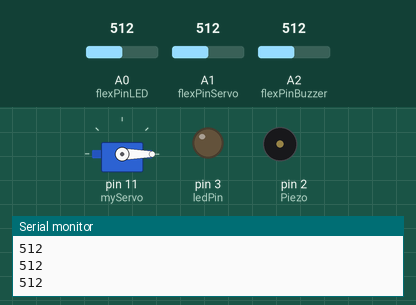
Simulated run of this sketch. Board: Arduino Uno, built with avr-gcc and run on an emulated ATmega328P. Shown: servo, output pins drawn as LEDs (lit = HIGH), buzzer (waves = sounding), the last lines printed to the serial monitor. The inputs (shaded band) are chosen by the test bench; at power-on: A2 (flexPinBuzzer) = 512, A0 (flexPinLED) = 512, A1 (flexPinServo) = 512.

Above: at 1.2 s.
1.3 s: A2 (flexPinBuzzer) set to 879
2.8 s: A2 (flexPinBuzzer) set to 901
At 5.2 s:
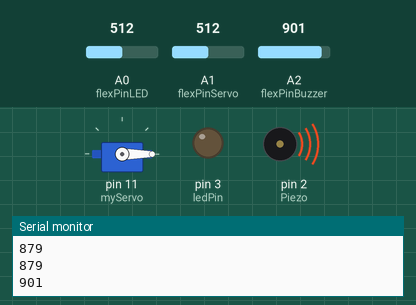
5.8 s: A0 (flexPinLED) set to 877
8.8 s: A0 (flexPinLED) set to 906
11.8 s: A1 (flexPinServo) set to 879
At 14.4 s:
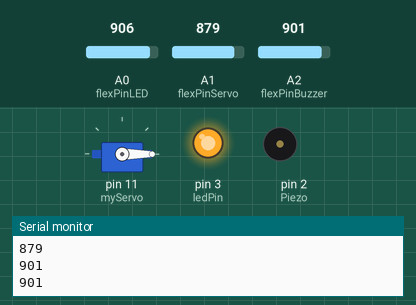
14.8 s: A1 (flexPinServo) set to 906
At 21.7 s:
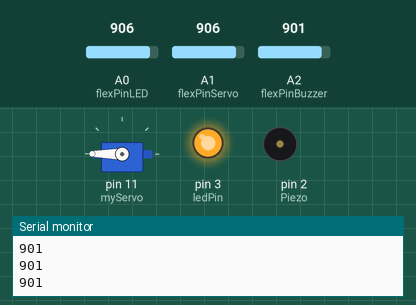
At 34.4 s:
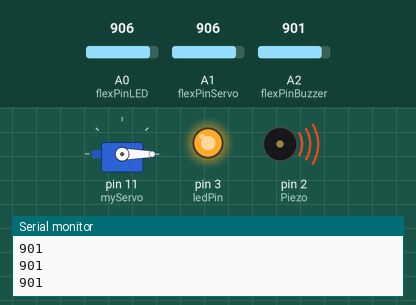
Timing chart, 0 to 39.3 s (numbered marks = the images above; inputs shaded):
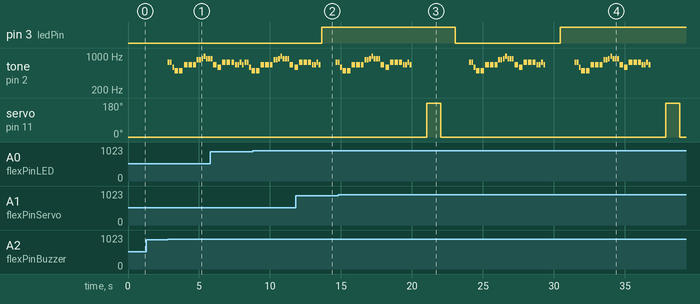

Measured:
- the behaviour switches between 890 and 891 on A2 (flexPinBuzzer) (found by bisection; images 0 and 1)
- the behaviour switches between 890 and 891 on A1 (flexPinServo) (found by bisection; images 2 and 3)
- after the input at 2.8 s, tone on pin 2 (Piezo): plays 740 Hz for 0.13 s, 740 Hz for 0.13 s, 587 Hz for 0.13 s, 494 Hz for 0.25 s, 494 Hz for 0.25 s, 659 Hz for 0.25 s … (14 notes in this stretch), starting at once
- after the input at 14.8 s, servo on pin 11 (myServo): alternates 180° for 1.0 s and 0° for 15.8 s, starting after 6.2 s

The sketch:

code.ino
```cpp
#define NOTE_FS5 740
#define NOTE_D5  587
#define NOTE_B5  988
#define NOTE_GS5 831
#define NOTE_E5  659
#define NOTE_A5  880
#define NOTE_B4  494

#include <Servo.h>


int melody[] = {
  NOTE_FS5, NOTE_FS5, NOTE_D5, NOTE_B4, NOTE_B4, NOTE_E5,
  NOTE_E5, NOTE_E5, NOTE_GS5, NOTE_GS5, NOTE_A5, NOTE_B5,
  NOTE_A5, NOTE_A5, NOTE_A5, NOTE_E5, NOTE_D5, NOTE_FS5,
  NOTE_FS5, NOTE_FS5, NOTE_E5, NOTE_E5, NOTE_FS5, NOTE_E5
};

int durations[] = {
  8, 8, 8, 4, 4, 4,
  4, 5, 8, 8, 8, 8,
  8, 8, 8, 4, 4, 4,
  4, 5, 8, 8, 8, 8
};
int songLength = sizeof(melody)/sizeof(melody[0]);

Servo myServo;

const int flexPinServo = A1;
const int flexPinLED = A0;
const int flexPinBuzzer = A2;
const int ledPin = 3;
const int Piezo = 2;
int cnt=0;

void setup()
{
  Serial.begin(9600);
  myServo.attach(11);
  pinMode(ledPin,OUTPUT);
  pinMode (Piezo, OUTPUT);

}
int flag=1;
void loop()
{
  int flexValueServo;
  int servoPosition;

  flexValueServo = analogRead(flexPinServo);
  if(flexValueServo>890){
    delay(1000);
    if(flag==0)
      flag=1;
    else
      flag=0;
  }
  if (flag==0){
    myServo.write(180);
    delay(1000);
    myServo.write(0);
    delay(1000);

  }
  else
    myServo.write(0);


  int flexValueLED;
  flexValueLED = analogRead(flexPinLED);

  if(cnt ==0 && flexValueLED>890){
     digitalWrite(ledPin,HIGH);
     cnt=1;
     delay(1000);

   }
  else if(cnt==1 && flexValueLED>890){
     digitalWrite(ledPin,LOW);
     cnt=0;
     delay(1000);

   }


  int flexValueBuzzer = analogRead(flexPinBuzzer);
  Serial.println(flexValueBuzzer);
  if (flexValueBuzzer>890) {
    for (int thisNote = 0; thisNote < songLength; thisNote++){
  int duration = 1000/ durations[thisNote];
        tone(Piezo, melody[thisNote], duration);
        int pause = duration * 1.3;
        delay(pause);
        noTone(Piezo);
    }
  }
  delay(20);
}
```
